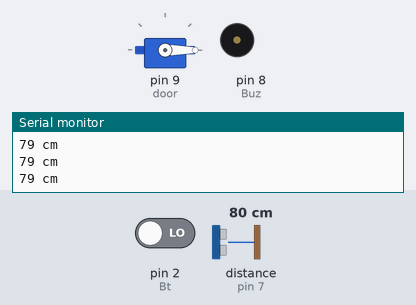
The sketch below on a simulated Arduino Uno, built with avr-gcc and run on an emulated ATmega328P. Parts: servo, buzzer (waves = sounding), the last lines printed to the serial monitor. Wiring (inferred from the names in the program): ultrasonic range finder: trigger pin 6; echo pin 7. Inputs (shaded band) come from the test bench; at power-on: distance to the obstacle (sensor on pin 7) 80 cm, pin 2 (Bt) LOW. The echo pulse lasts 58.3 µs per cm.

Above: at 1.2 s.
1.3 s: distance to the obstacle (sensor on pin 7) set to 23 cm
2.8 s: distance to the obstacle (sensor on pin 7) set to 18 cm
At 3.9 s:
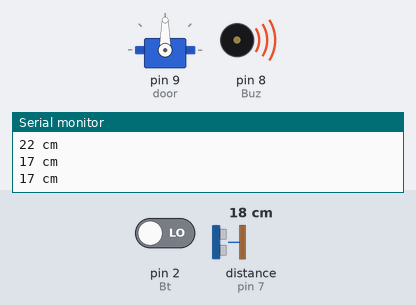
4.3 s: distance to the obstacle (sensor on pin 7) set to 60 cm
At 5.5 s:
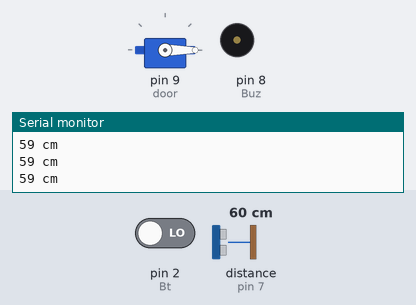
5.9 s: distance to the obstacle (sensor on pin 7) set to 2 cm
At 6.2 s:
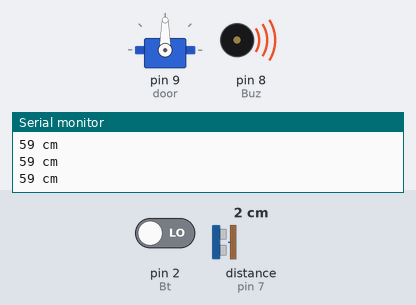
Timing chart, 0 to 8.4 s (numbered marks = the images above; inputs shaded):
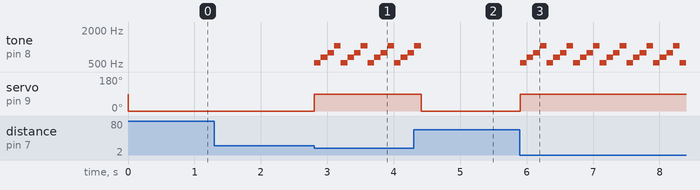

The sketch:

sketch_03.ino
```cpp
#include <Servo.h>

Servo servo;
const int Bt = 2;
const int Buz = 8;
const int Trig = 6;
const int Echo = 7;
const int door = 9;

int tones[] = {523,659,784,1046};
int Bt_state;
int Trig_state;
int Echo_state;
int t = 20;

long duration;
long distance;


void setup() {
  servo.attach(door);
  Serial.begin(115200);

  pinMode(Bt, INPUT);
  pinMode(Trig, OUTPUT);
  pinMode(Echo, INPUT);
}

void one(){
  Bt_state = digitalRead(Bt);
  Serial.println(Bt_state);
  if(Bt_state == HIGH){
    for(int i = 0; i < 4; i++){
      if(digitalRead(Bt) == LOW){
        break;
      }
      tone(Buz, tones[i]);
      delay(100);
    }
  }
  else{
    noTone(Buz);
  }
}

void two(){
  digitalWrite(Trig, LOW);
  delayMicroseconds(2);
  digitalWrite(Trig, HIGH);
  delayMicroseconds(10);
  digitalWrite(Trig, LOW);

  duration = pulseIn(Echo, HIGH);
  distance = (duration/2)/29.1;

  if(distance <= 20){
    servo.write(90);
  }
  else{
    servo.write(0);
  }

  Serial.print(distance);
  Serial.println(" cm");
}

void three(){
  digitalWrite(Trig, LOW);
  delayMicroseconds(2);
  digitalWrite(Trig, HIGH);
  delayMicroseconds(10);
  digitalWrite(Trig, LOW);

  Bt_state = digitalRead(Bt);
  duration = pulseIn(Echo, HIGH);
  distance = (duration/2)/29.1;

  if(distance < t){
    servo.write(90);
    for(int i = 0; i < 4; i++){
      tone(Buz, tones[i]);
      delay(100);
    }
  }
  else{
    noTone(Buz);
    servo.write(0);
  }
  Serial.print(distance);
  Serial.println(" cm");
}

void loop() {
  three();
}
```

Measured:
- the behaviour switches between 21 and 20 cm on distance to the obstacle (sensor on pin 7) (found by bisection; images 0 and 1)
- after the input at 2.8 s, tone on pin 8 (Buz): silent → 523 Hz at once, then repeats every 0.40 s: 659 Hz 0.10 s, 784 Hz 0.10 s, 1046 Hz 0.10 s, 523 Hz 0.10 s; servo on pin 9 (door): 0° → 90° at once
- after the input at 4.3 s, servo on pin 9 (door): 90° → 0° after 0.11 s
- after the input at 5.9 s, tone on pin 8 (Buz): silent → 523 Hz at once, then repeats every 0.40 s: 659 Hz 0.10 s, 784 Hz 0.10 s, 1046 Hz 0.10 s, 523 Hz 0.10 s; servo on pin 9 (door): 0° → 90° at once
